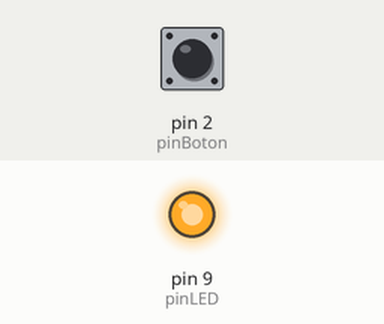
Recording of a sketch running on a simulated Arduino Uno, built with avr-gcc and run on an emulated ATmega328P. Parts: output pins drawn as LEDs (lit = HIGH). The test bench sets the inputs (shaded band); at power-on: pin 2 (pinBoton) HIGH.

Above: at 1.2 s.
1.3 s: pin 2 (pinBoton) pulled LOW for 0.15 s
At 1.38 s:
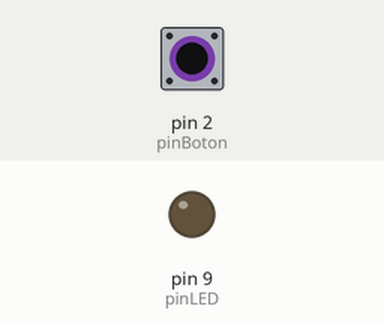
2.9 s: pin 2 (pinBoton) pulled LOW for 3.2 s
At 6.6 s:
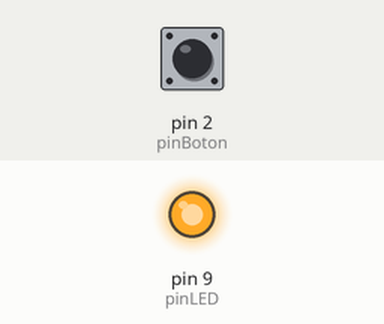
Timing chart, 0 to 8.1 s (numbered marks = the images above; inputs shaded):
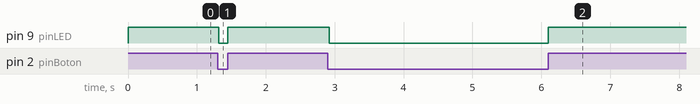

Measured:
- after the input at 1.3 s, pin 9 (pinLED): HIGH → LOW at once, → HIGH 0.13 s later
- after the input at 2.9 s, pin 9 (pinLED): HIGH → LOW at once, → HIGH 3.2 s later

The sketch:

encender-apagar-con-boton.ino
```cpp
#include <GFButton.h>   // Añadir biblioteca


// Crear variables para el manejo de los pines
int pinLED = 9;
int pinBoton = 2;

// Crear objeto para el manejo del pin de boton de entrada
GFButton boton1(pinBoton);


void setup() {
  // Configuración de los pines de entrada y salida
  pinMode(pinLED,OUTPUT); // Salida digital para el LED
}

void loop() {
  // Leer el estado del botón y encender o apagar el LED
  if (not boton1.isPressed()) { // Revisar si es presionado, la respuesta es invertida ya que la librería fue creada con pull-up
    digitalWrite(pinLED,HIGH);
  }
  else {
    digitalWrite(pinLED,LOW);
  }
}
```
